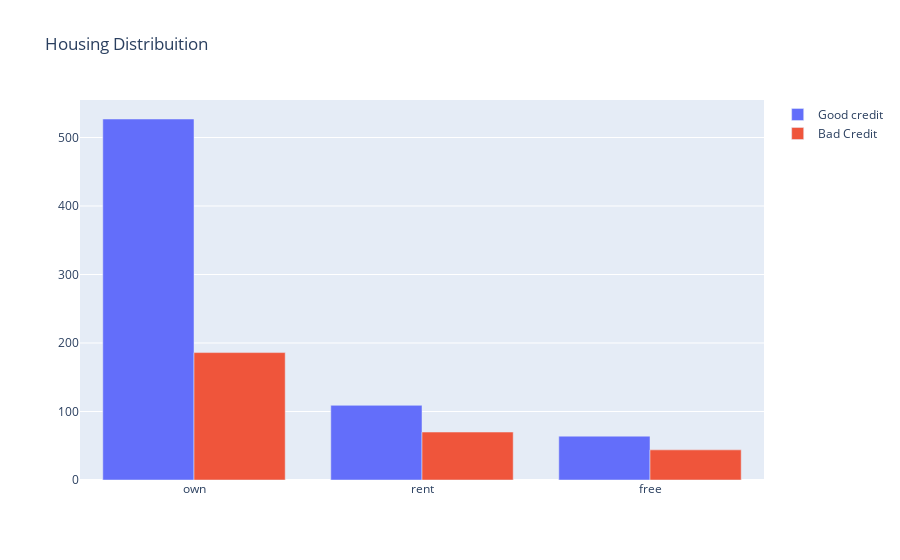

This figure's notebook cell:
### Markdown cell above
<h2>I will now Look the distribuition of Housing own and rent by Risk</h2>

### Code cell
#First plot
trace0 = go.Bar(
    x = df_credit[df_credit["Risk"]== 'good']["Housing"].value_counts().index.values,
    y = df_credit[df_credit["Risk"]== 'good']["Housing"].value_counts().values,
    name='Good credit'
)

#Second plot
trace1 = go.Bar(
    x = df_credit[df_credit["Risk"]== 'bad']["Housing"].value_counts().index.values,
    y = df_credit[df_credit["Risk"]== 'bad']["Housing"].value_counts().values,
    name="Bad Credit"
)

data = [trace0, trace1]

layout = go.Layout(
    title='Housing Distribuition'
)


fig = go.Figure(data=data, layout=layout)

py.iplot(fig, filename='Housing-Grouped')

### Figure 1 — Plotly figure (JSON) as saved in the notebook; plotly's stock layout.template omitted (floating-point values rounded to 4 significant figures)
{"data": [{"name": "Good credit", "x": ["own", "rent", "free"], "y": [527, 109, 64], "type": "bar"}, {"name": "Bad Credit", "x": ["own", "rent", "free"], "y": [186, 70, 44], "type": "bar"}], "layout": {"title": {"text": "Housing Distribuition"}}}
